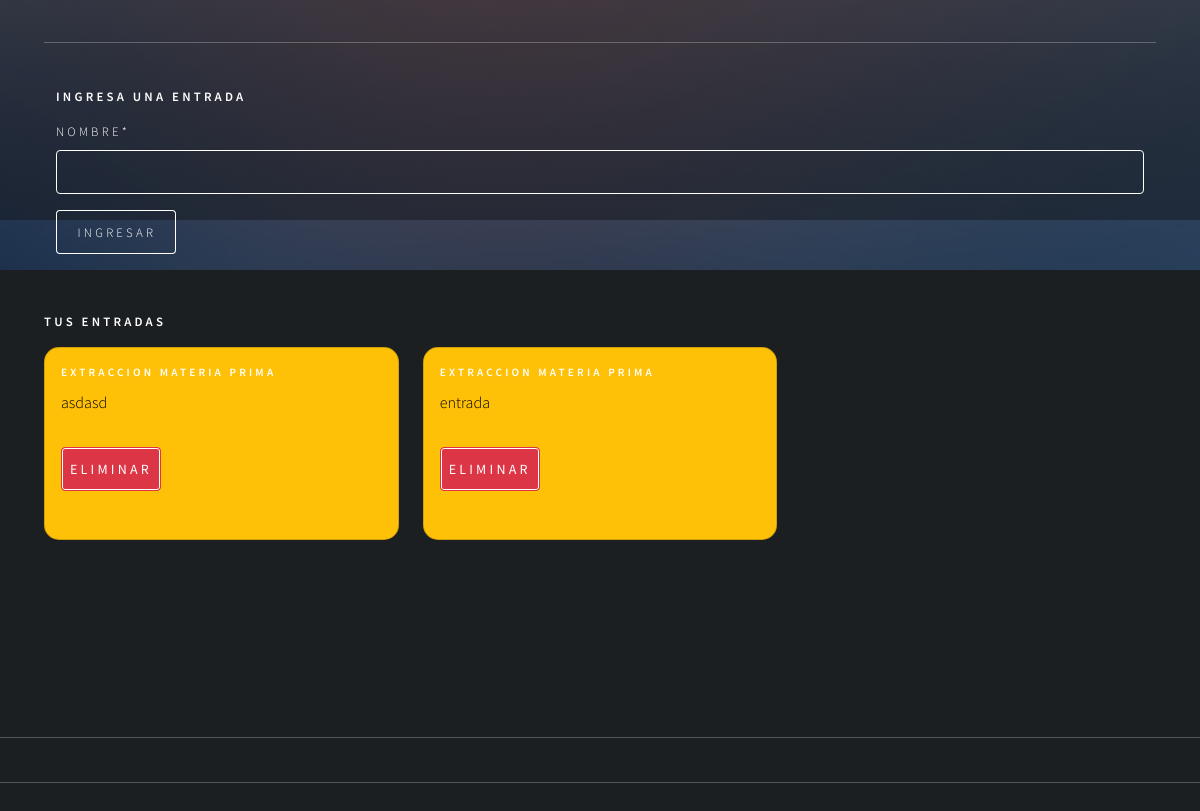
The page /agregar_entrada_extraccion (signed in, lower part) on the database as committed earlier.
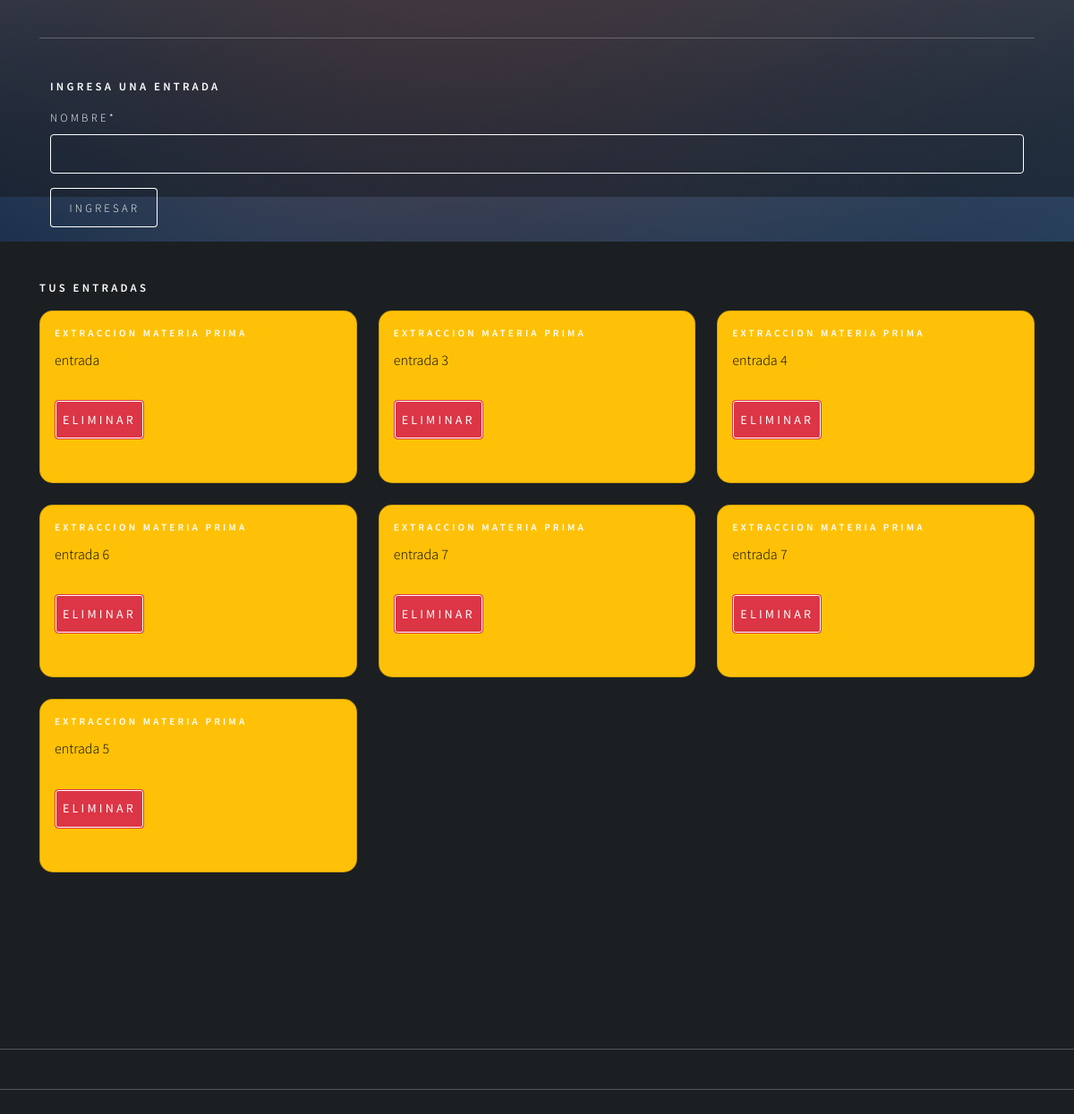
The same page on the database as committed later.
### app/models.py (models this page shows, shortened)
class Entrada(models.Model):
    id_entrada = models.AutoField(primary_key=True)
    nombre  = models.CharField(max_length=50)
    fecha =  models.DateField(auto_now_add=True)
    etapa = models.ForeignKey(Etapa, on_delete=models.CASCADE)
    usuario =models.ForeignKey(Usuario, on_delete=models.CASCADE)
    id_area = models.ForeignKey(AreaEmpresa, on_delete=models.CASCADE)

class Etapa(models.Model):
    id_etapa = models.AutoField(primary_key=True)
    nombre  = models.CharField(max_length=50)
    fecha_inicio  = models.DateField()
    fecha_termino  = models.DateField()
    activo = models.BooleanField()
    def __str__(self):
        return self.nombre

### app/views.py (the view, shortened to what this page needs)
# urls.py: path('agregar_entrada_extraccion', agregarEntradaExtraccion, name="agregar_entrada_extraccion"),
def agregarEntradaExtraccion(request):
    if request.user.is_authenticated:
        registros = RegistroTrabajador.objects.filter(usuario=request.user)
        etapa = Etapa.objects.values_list("id_etapa", flat=True).filter(nombre="Extraccion materia prima")
        entradas = Entrada.objects.filter(usuario=request.user)
        areaTrabajador = RegistroTrabajador.objects.values_list("id_area", flat=True).filter(usuario = request.user)
        print("La id de la etapa es!!!!!!!!: ", etapa)
        print("La id del area es!!!!!!!!: ", areaTrabajador)
        data = {
            'form': EntradaForm(),
            'registros': registros,
            'entradas': entradas,
            'areaTrabajador': areaTrabajador
        }
        print(f"la id del usuario es!!!!!!!!:", request.user.id)
        return render(request,'autodiagnostico/extraccion/entrada/agregar_entrada.html', data)
    else:
        return render(request, 'autodiagnostico/extraccion/entrada/agregar_entrada.html')

### app/forms.py
class EntradaForm(forms.ModelForm):
    class Meta:
        model = Entrada
        fields = 'nombre',

### app/models.py (called while the page is built)
    def __str__(self):
        return self.nombre

    def nombre_area(self):
        return "{}, {}". format(self.nombre, self.id_empresa)

    def __str__(self):
        return self.nombre_area()

### app/templates/autodiagnostico/extraccion/entrada/agregar_entrada.html (shortened to what this page needs)
{% extends 'autodiagnostico/extraccion/home_extraccion.html' %}
{% load static %}
{% load crispy_forms_tags %}
{% block extraccion %}
<div class="container">
    <form action="" method="post">
        <h4>Ingresa una entrada</h4>
        {{form | crispy}}
        <div>
            <input type="submit" class="btn btn-primary" value="ingresar">
        </div>
    </form>
</div>
<br>
<h4>Tus entradas</h4>
<div class="row row-cols-1 row-cols-md-3 g-4">
    {% for p in entradas %}
    {% if p.etapa.nombre == "Extraccion materia prima" %}
    <div class="col">
        <div class="card text-bg-warning">
            <div class="card-body">
                <h5 class="card-title">{{p.etapa}}</h5>
                <p class="card-text">{{p.nombre}}</p>
                <form action="{% url 'eliminar_entrada_extraccion' p.id_entrada %}" method="post"
                    style="margin-top:10px;">
                    <button type="submit" class="btn btn-danger btn-sm">
                        Eliminar
                    </button>
                </form>
            </div>
        </div>
    </div>
    {% endif %}
    {% endfor %}
</div>
{% endblock extraccion %}

Rows that differ between the two databases and show on the page:
removed Entrada: etapa "EXTRACCION MATERIA PRIMA", nombre "asdasd"
added Entrada: etapa "EXTRACCION MATERIA PRIMA", nombre "entrada 3"
added Entrada: etapa "EXTRACCION MATERIA PRIMA", nombre "entrada 4"
added Entrada: etapa "EXTRACCION MATERIA PRIMA", nombre "entrada 6"
added Entrada: etapa "EXTRACCION MATERIA PRIMA", nombre "entrada 7"
added Entrada: etapa "EXTRACCION MATERIA PRIMA", nombre "entrada 7"
added Entrada: etapa "EXTRACCION MATERIA PRIMA", nombre "entrada 5"
